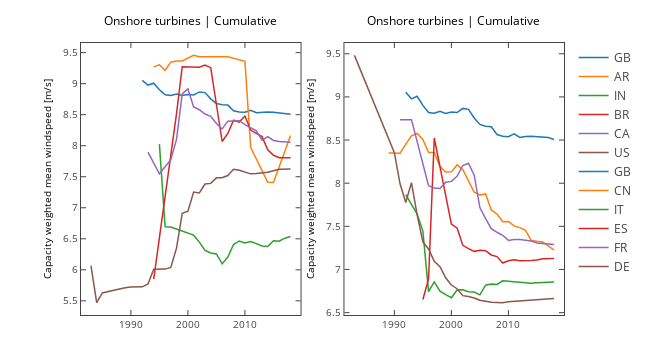

Notebook code cell kept with this figure:
### Markdown cell above
Custom `mincap` and `minyear`

### Code cell
countries=[{'BR','AR','GB','CA','US','IN'},{'FR','DE','CN','IT','ES','GB'}]


fig, ax = plt.subplots(1,2,figsize=(9,5))
for s in range(len(countries)):
    for c in countries[s]:
        x,y,z,w=projects(ons,c,offshore=False,mincap=0.1,minyear=1980)
        ax[s].plot(x,z,label=c)

    ax[s].set_ylabel('Capacity weighted mean windspeed [m/s]')
    ax[s].set_title("Onshore turbines | Cumulative")

plotly_fig = tls.mpl_to_plotly(fig)
plotly_fig["layout"]["showlegend"] = True
plotly_fig["layout"]['hovermode']='x'
iplot(plotly_fig, filename='ons4')

### Figure 1 — Plotly figure (JSON) as saved in the notebook; plotly's stock layout.template omitted (floating-point values rounded to 4 significant figures)
{"data": [{"line": {"color": "rgba (31, 119, 180, 1)", "dash": "solid", "width": 1.5}, "mode": "lines", "name": "GB", "type": "scatter", "uid": "2cbee782-cf70-11e8-a74d-b00594f12df5", "x": [1992, 1993, 1994, 1995, 1996, 1997, 1998, 1999, 2000, 2001, 2002, 2003, 2004, 2005, 2006, 2007, 2008, 2009, 2010, 2011, 2012, 2013, 2014, 2015, 2016, 2017, 2018], "xaxis": "x", "y": [9.053, 8.978, 9.007, 8.902, 8.819, 8.811, 8.834, 8.808, 8.825, 8.819, 8.867, 8.856, 8.755, 8.681, 8.66, 8.655, 8.564, 8.543, 8.538, 8.571, 8.531, 8.542, 8.544, 8.54, 8.529, 8.529, 8.507], "yaxis": "y"}, {"line": {"color": "rgba (255, 127, 14, 1)", "dash": "solid", "width": 1.5}, "mode": "lines", "name": "AR", "type": "scatter", "uid": "2cc0749a-cf70-11e8-a70f-b00594f12df5", "x": [1994, 1995, 1996, 1997, 1998, 1999, 2001, 2002, 2007, 2010, 2011, 2014, 2015, 2018], "xaxis": "x", "y": [9.271, 9.305, 9.216, 9.346, 9.365, 9.365, 9.456, 9.434, 9.433, 9.361, 7.975, 7.411, 7.407, 8.163], "yaxis": "y"}, {"line": {"color": "rgba (44, 160, 44, 1)", "dash": "solid", "width": 1.5}, "mode": "lines", "name": "IN", "type": "scatter", "uid": "2cc44378-cf70-11e8-863b-b00594f12df5", "x": [1995, 1996, 1997, 2000, 2001, 2002, 2003, 2004, 2005, 2006, 2007, 2008, 2009, 2010, 2011, 2012, 2013, 2014, 2015, 2016, 2017, 2018], "xaxis": "x", "y": [8.025, 6.694, 6.691, 6.591, 6.559, 6.447, 6.313, 6.271, 6.255, 6.097, 6.204, 6.408, 6.465, 6.433, 6.455, 6.422, 6.385, 6.377, 6.469, 6.461, 6.51, 6.538], "yaxis": "y"}, {"line": {"color": "rgba (214, 39, 40, 1)", "dash": "solid", "width": 1.5}, "mode": "lines", "name": "BR", "type": "scatter", "uid": "2cc750b6-cf70-11e8-885c-b00594f12df5", "x": [1994, 1998, 1999, 2002, 2003, 2004, 2006, 2007, 2008, 2009, 2010, 2011, 2012, 2013, 2014, 2015, 2016, 2017, 2018], "xaxis": "x", "y": [5.849, 8.517, 9.273, 9.266, 9.3, 9.258, 8.068, 8.197, 8.411, 8.38, 8.477, 8.252, 8.199, 8.147, 7.934, 7.846, 7.807, 7.804, 7.806], "yaxis": "y"}, {"line": {"color": "rgba (148, 103, 189, 1)", "dash": "solid", "width": 1.5}, "mode": "lines", "name": "CA", "type": "scatter", "uid": "2ccb0874-cf70-11e8-8711-b00594f12df5", "x": [1993, 1995, 1997, 1998, 1999, 2000, 2001, 2002, 2003, 2004, 2005, 2006, 2007, 2008, 2009, 2010, 2011, 2012, 2013, 2014, 2015, 2016, 2018], "xaxis": "x", "y": [7.895, 7.548, 7.775, 8.102, 8.834, 8.917, 8.623, 8.58, 8.511, 8.475, 8.359, 8.271, 8.396, 8.398, 8.404, 8.341, 8.286, 8.239, 8.09, 8.146, 8.084, 8.068, 8.058], "yaxis": "y"}, {"line": {"color": "rgba (140, 86, 75, 1)", "dash": "solid", "width": 1.5}, "mode": "lines", "name": "US", "type": "scatter", "uid": "2ccea8b6-cf70-11e8-8f0c-b00594f12df5", "x": [1983, 1984, 1985, 1986, 1987, 1989, 1990, 1992, 1993, 1994, 1995, 1996, 1997, 1998, 1999, 2000, 2001, 2002, 2003, 2004, 2005, 2006, 2007, 2008, 2009, 2010, 2011, 2012, 2013, 2014, 2015, 2016, 2018], "xaxis": "x", "y": [6.068, 5.471, 5.627, 5.653, 5.671, 5.711, 5.724, 5.726, 5.772, 6.009, 6.009, 6.011, 6.038, 6.349, 6.911, 6.944, 7.252, 7.239, 7.382, 7.393, 7.482, 7.483, 7.519, 7.62, 7.604, 7.576, 7.546, 7.552, 7.559, 7.574, 7.597, 7.621, 7.626], "yaxis": "y"}, {"line": {"color": "rgba (31, 119, 180, 1)", "dash": "solid", "width": 1.5}, "mode": "lines", "name": "GB", "type": "scatter", "uid": "2cda1a52-cf70-11e8-b654-b00594f12df5", "x": [1992, 1993, 1994, 1995, 1996, 1997, 1998, 1999, 2000, 2001, 2002, 2003, 2004, 2005, 2006, 2007, 2008, 2009, 2010, 2011, 2012, 2013, 2014, 2015, 2016, 2017, 2018], "xaxis": "x2", "y": [9.053, 8.978, 9.007, 8.902, 8.819, 8.811, 8.834, 8.808, 8.825, 8.819, 8.867, 8.856, 8.755, 8.681, 8.66, 8.655, 8.564, 8.543, 8.538, 8.571, 8.531, 8.542, 8.544, 8.54, 8.529, 8.529, 8.507], "yaxis": "y2"}, {"line": {"color": "rgba (255, 127, 14, 1)", "dash": "solid", "width": 1.5}, "mode": "lines", "name": "CN", "type": "scatter", "uid": "2cdd9cca-cf70-11e8-bf76-b00594f12df5", "x": [1989, 1991, 1992, 1993, 1994, 1995, 1996, 1997, 1998, 1999, 2000, 2001, 2002, 2003, 2004, 2005, 2006, 2007, 2008, 2009, 2010, 2011, 2012, 2013, 2014, 2015, 2016, 2018], "xaxis": "x2", "y": [8.35, 8.348, 8.453, 8.55, 8.576, 8.508, 8.357, 8.355, 8.194, 8.129, 8.131, 8.212, 8.158, 8.032, 7.897, 7.863, 7.875, 7.69, 7.643, 7.553, 7.557, 7.505, 7.485, 7.454, 7.337, 7.327, 7.319, 7.224], "yaxis": "y2"}, {"line": {"color": "rgba (44, 160, 44, 1)", "dash": "solid", "width": 1.5}, "mode": "lines", "name": "IT", "type": "scatter", "uid": "2ce19464-cf70-11e8-89f4-b00594f12df5", "x": [1992, 1994, 1995, 1996, 1997, 1998, 1999, 2000, 2001, 2002, 2003, 2004, 2005, 2006, 2007, 2008, 2009, 2010, 2011, 2012, 2013, 2014, 2015, 2016, 2018], "xaxis": "x2", "y": [7.868, 7.643, 7.445, 6.743, 6.856, 6.749, 6.708, 6.673, 6.762, 6.766, 6.743, 6.739, 6.706, 6.818, 6.831, 6.827, 6.868, 6.861, 6.854, 6.846, 6.843, 6.84, 6.846, 6.846, 6.854], "yaxis": "y2"}, {"line": {"color": "rgba (214, 39, 40, 1)", "dash": "solid", "width": 1.5}, "mode": "lines", "name": "ES", "type": "scatter", "uid": "2ce4c89a-cf70-11e8-9d8f-b00594f12df5", "x": [1995, 1996, 1997, 1998, 1999, 2000, 2001, 2002, 2003, 2004, 2005, 2006, 2007, 2008, 2009, 2010, 2011, 2012, 2014, 2015, 2016, 2018], "xaxis": "x2", "y": [6.651, 6.892, 8.524, 8.196, 7.867, 7.527, 7.482, 7.28, 7.242, 7.21, 7.223, 7.217, 7.168, 7.15, 7.075, 7.101, 7.113, 7.102, 7.104, 7.109, 7.123, 7.127], "yaxis": "y2"}, {"line": {"color": "rgba (148, 103, 189, 1)", "dash": "solid", "width": 1.5}, "mode": "lines", "name": "FR", "type": "scatter", "uid": "2ce94a22-cf70-11e8-a8cd-b00594f12df5", "x": [1991, 1993, 1996, 1997, 1998, 1999, 2000, 2001, 2002, 2003, 2004, 2005, 2006, 2007, 2008, 2009, 2010, 2011, 2012, 2013, 2014, 2015, 2016, 2017, 2018], "xaxis": "x2", "y": [8.736, 8.736, 7.97, 7.944, 7.938, 8.011, 8.021, 8.08, 8.205, 8.231, 8.093, 7.717, 7.59, 7.472, 7.431, 7.396, 7.337, 7.347, 7.348, 7.343, 7.331, 7.307, 7.303, 7.3, 7.29], "yaxis": "y2"}, {"line": {"color": "rgba (140, 86, 75, 1)", "dash": "solid", "width": 1.5}, "mode": "lines", "name": "DE", "type": "scatter", "uid": "2ceb324a-cf70-11e8-8e6a-b00594f12df5", "x": [1983, 1990, 1991, 1992, 1993, 1994, 1995, 1996, 1997, 1998, 1999, 2000, 2001, 2002, 2003, 2004, 2005, 2006, 2007, 2008, 2009, 2010, 2011, 2012, 2013, 2014, 2015, 2016, 2017, 2018], "xaxis": "x2", "y": [9.481, 8.353, 7.993, 7.776, 8.006, 7.633, 7.319, 7.238, 7.095, 7.031, 6.904, 6.82, 6.777, 6.697, 6.686, 6.67, 6.643, 6.629, 6.621, 6.618, 6.616, 6.625, 6.63, 6.631, 6.639, 6.647, 6.655, 6.658, 6.658, 6.665], "yaxis": "y2"}], "layout": {"annotations": [{"font": {"color": "#000000", "size": 12}, "showarrow": false, "text": "Onshore turbines | Cumulative", "x": 0.2269, "xanchor": "center", "xref": "paper", "y": 1.043, "yanchor": "bottom", "yref": "paper"}, {"font": {"color": "#000000", "size": 12}, "showarrow": false, "text": "Onshore turbines | Cumulative", "x": 0.7715, "xanchor": "center", "xref": "paper", "y": 1.043, "yanchor": "bottom", "yref": "paper"}], "autosize": false, "height": 360, "hovermode": "x", "margin": {"b": 45, "l": 81, "pad": 0, "r": 64, "t": 43}, "showlegend": true, "width": 648, "xaxis": {"anchor": "y", "domain": [0, 0.4545], "mirror": "ticks", "nticks": 5, "range": [1981.0, 2020.0], "showgrid": false, "showline": true, "side": "bottom", "tickfont": {"size": 10}, "ticks": "inside", "type": "linear", "zeroline": false}, "xaxis2": {"anchor": "y2", "domain": [0.5455, 1], "mirror": "ticks", "nticks": 5, "range": [1981.0, 2020.0], "showgrid": false, "showline": true, "side": "bottom", "tickfont": {"size": 10}, "ticks": "inside", "type": "linear", "zeroline": false}, "yaxis": {"anchor": "x", "domain": [0, 1], "mirror": "ticks", "nticks": 11, "range": [5.272, 9.655], "showgrid": false, "showline": true, "side": "left", "tickfont": {"size": 10}, "ticks": "inside", "title": "Capacity weighted mean windspeed [m/s]", "titlefont": {"color": "#000000", "size": 10}, "type": "linear", "zeroline": false}, "yaxis2": {"anchor": "x2", "domain": [0, 1], "mirror": "ticks", "nticks": 9, "range": [6.473, 9.625], "showgrid": false, "showline": true, "side": "left", "tickfont": {"size": 10}, "ticks": "inside", "title": "Capacity weighted mean windspeed [m/s]", "titlefont": {"color": "#000000", "size": 10}, "type": "linear", "zeroline": false}}}
